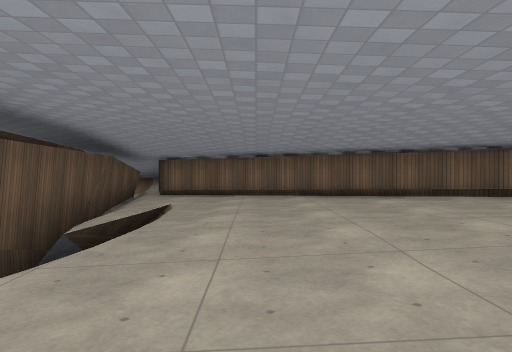
[1] (above)

12 first-person views from a walk through a level from a Godot 3-D game. The camera is 1.2 m above the floor, looks level and sees 70° across. The floor is counted in squares, 2 m on a side. Each view is taken from the middle of a square. On the plan, view 1 faces up. The plan holds only what a view shows up to about 10 squares ahead; the rest is blank. The place goes on beyond the plan. Surface patterns are stand-ins for the level's own textures.

[2]
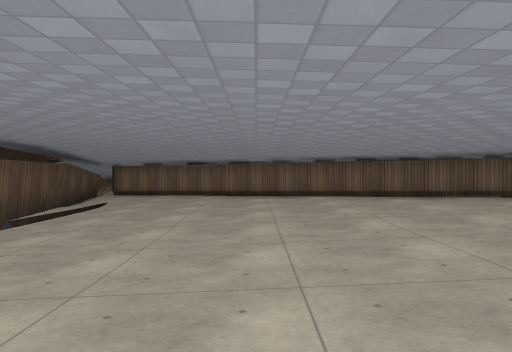

[3]
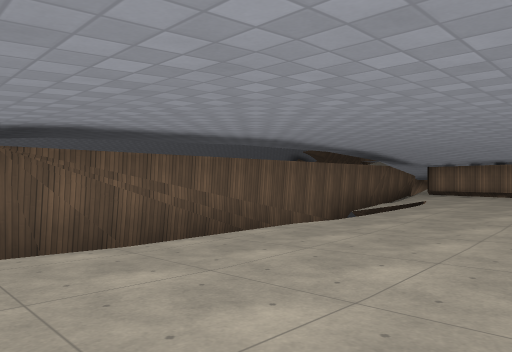

[4]
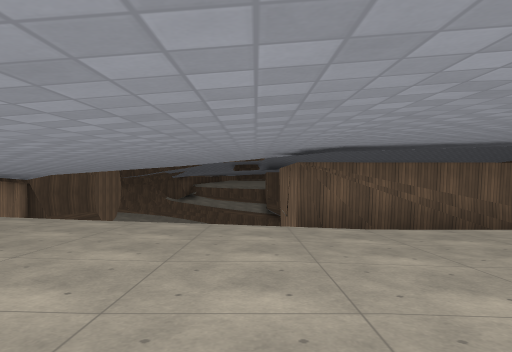

[5]
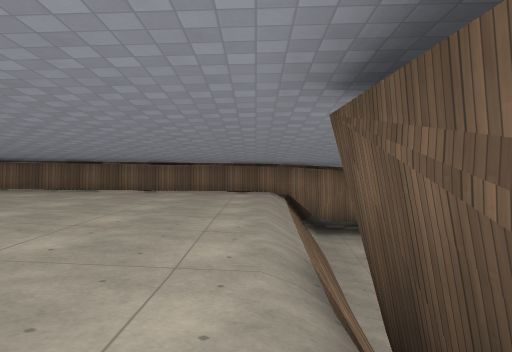

[6]
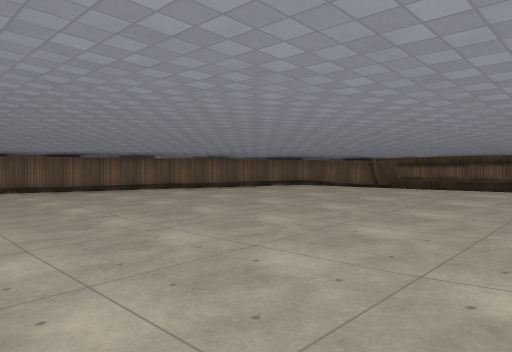

[7]
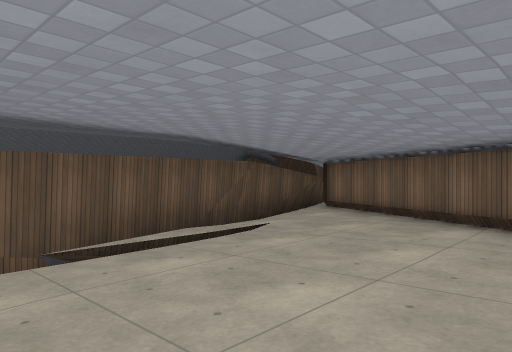

[8]
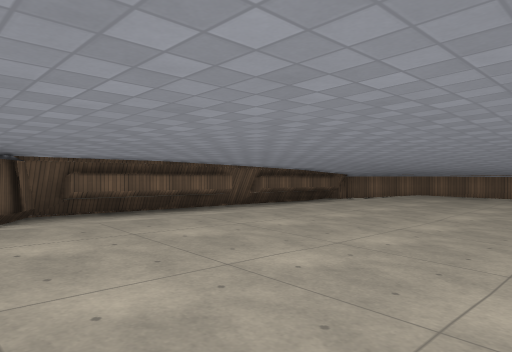

[9]
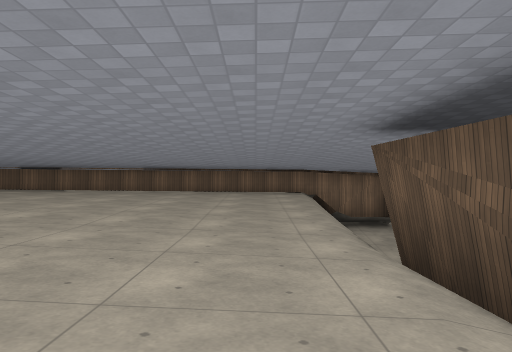

[10]
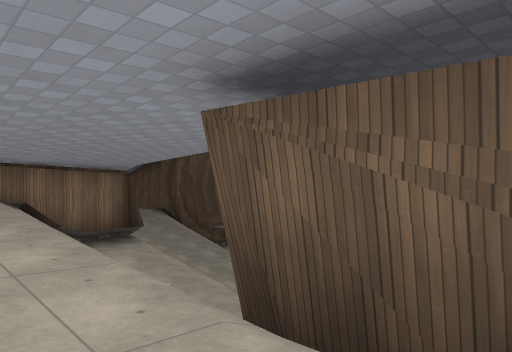

[11]
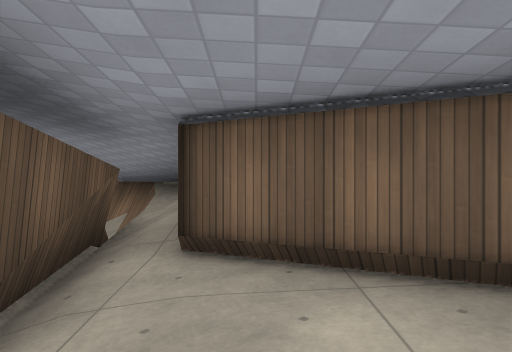

[12]
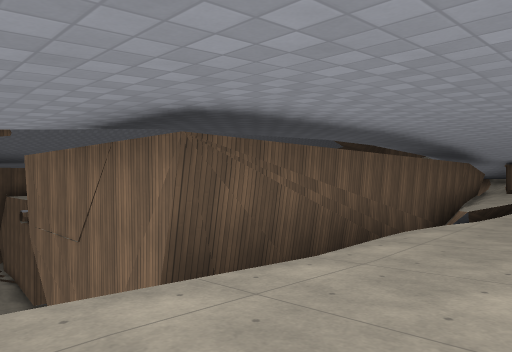

### Floor plan
Key: @ floor where view 1 was taken; # wall or solid block; x gap in a wall; . main floor; : floor 0.25 m higher than the main floor; - floor 0.25 m lower than the main floor; / step, stairs or slope; = window, fence, low wall or low ledge; ^ raised ledge; v drop or lower ground.
Columns run from 6 left of view 1 to 9 right of it. Each row starts with its distance up from view 1.
 13  v^^
 12
 11   ##
 10   #/##
  9   #//##
  8   #/..###
  7    v-..:##
  6    #/...::#^
  5    v=...:::^^
  4    #/-..::::^^^
  3    #/--..:::^ ^^
  2    #/--...::   ^
  1    #/---..::   ^
  0    #/-@-..::   ^
 -1    #/---..::^  ^
 -2 v#vx/--...::   ^
 -3   vv/--...:^   ^
 -4  vvv/--..^     ^
 -5  vvv--..^    ^^^
 -6   vv-.^   ^^^^^
 -7   v ^ ^^^^^
 -8  #v^^^^
 -9  #v

Where each view was taken, in squares from view 1:
view 1: 0 up, 0 right, facing up
view 2: 2 down, 2 right, facing up
view 3: 3 down, 2 right, facing up-left
view 4: 3 down, 4 right, facing left
view 5: 1 up, 2 left, facing down
view 6: 2 down, 1 left, facing up-right
view 7: 3 up, 2 right, facing up-left
view 8: 4 up, 3 right, facing down-right
view 9: 3 up, 1 left, facing down
view 10: 0 up, 1 left, facing down-left
view 11: 7 up, 2 left, facing up
view 12: 4 down, 0 right, facing up-left
